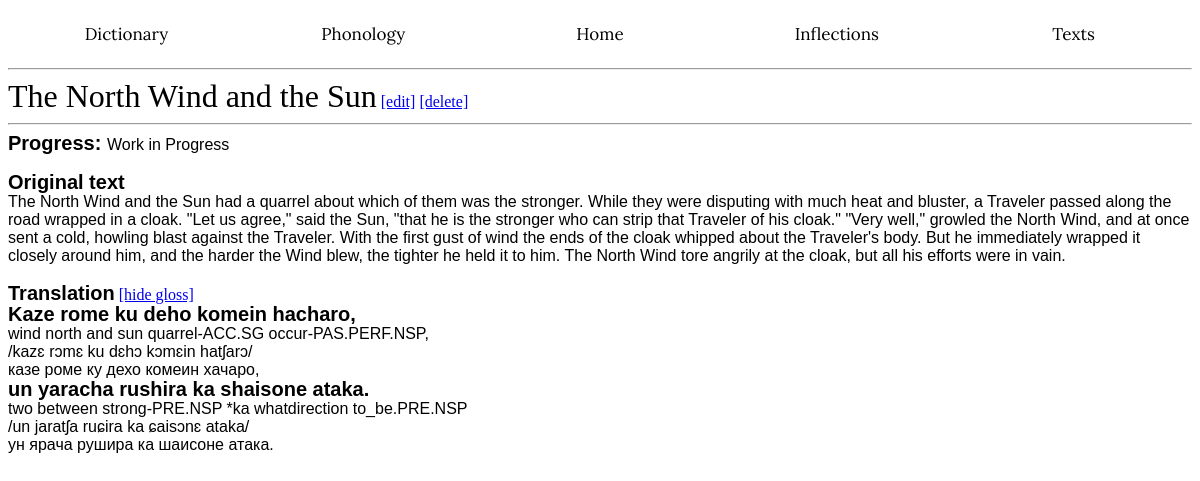
Page /texts/3/gloss on the committed database.
### app/models.py (models this page shows, shortened)
class Texts(db.Model):
    __tablename__ = 'Texts'
    id: so.Mapped[int] = so.mapped_column(primary_key=True)
    title: so.Mapped[str] = so.mapped_column(index=True)
    status: so.Mapped[str] = so.mapped_column(index=True)
    content: so.Mapped[str] = so.mapped_column()
    translation: so.Mapped[str] = so.mapped_column(nullable=True)

### app/routes.py (the view)
@app.route('/texts/<id>/gloss', methods=['GET', 'POST'])
def viewgloss(id):
    match = Texts.query.filter(Texts.id == id).first()
    status = ['Complete', 'Work in Progress', 'Incomplete']
    splits = re.split(r'(?<=[\.\!\?\,\-])\s*', match.translation)
    splits.pop()
    tsplits = []
    ipa = []
    con = []
    for sentence in splits:
        tsplits.append(cs.gloss(sentence))
        ipa.append("/" + cs.ipacreate(sentence) + "/")
        con.append(cs.concreate(sentence))
    return render_template('gloss.html', match=match, status=status, splits=splits, tsplits=tsplits, ipa=ipa, con=con)

### app/customscripts.py (called while the page is built)
def ipacreate(word):
    word = word.replace(".", "")
    word = word.replace(",", "")
    for i in range(2):
        word = word.casefold()
        phonemes = []
        exists = Phonology.query.filter(Phonology.exists == True).all()
        for phoneme in exists:
            phonemes.append(phoneme)
        phonemes = ipalengthsort(phonemes)
        for phoneme in phonemes:
            word = word.replace(phoneme.romanized, phoneme.ipa)
        for index in range(0, len(word) - 1):
            if word[index] == word[index + 1]:
                word = word[:index + 1] + "ː" + word[index + 2:]
    return word

def concreate(word):
    reptxt = open("app/static/replacements.txt", "r", encoding="utf-8")
    rep = reptxt.read()
    reptxt.close()
    customreps = rep.split("\n")
    customreps[:] = [x for x in customreps if x.strip()]
    for rep in customreps:
        subs = rep.split(",")
        word = word.replace(subs[0],subs[1])
    for i in range(2):
        word = word.casefold()
        phonemes = []
        exists = Phonology.query.filter(Phonology.exists == True).all()
        for phoneme in exists:
            phonemes.append(phoneme)
        phonemes = conlengthsort(phonemes)
        for phoneme in phonemes:
            word = word.replace(phoneme.romanized, phoneme.conscript)
        for index in range(0, len(word) - 1):
            if word[index] == word[index + 1]:
                word = word[:index + 1] + "ː" + word[index + 2:]
    return word

def ipalengthsort(array):
    size = len(array)
    for ind in range(size):
        min_index = ind
        for i in range(ind + 1, size):
            if len(array[i].romanized) > len(array[min_index].romanized):
                min_index = i
        (array[ind], array[min_index]) = (array[min_index], array[ind])
    print(array)
    return array

def conlengthsort(array):
    size = len(array)
    for ind in range(size):
        min_index = ind
        for i in range(ind + 1, size):
            if len(array[i].romanized) > len(array[min_index].romanized):
                min_index = i
        (array[ind], array[min_index]) = (array[min_index], array[ind])
    print(array)
    return array

### app/models.py (called while the page is built)
    def __repr__(self):
        return 'Phoneme {}'.format(self.ipa)

### app/templates/gloss.html (shortened to what this page needs)
<!DOCTYPE html>
<html lang="en">
<head>
</head>
<body>
{% extends "base.html" %}
{% block content %}
    <wordh1>{{ match.title }}</wordh1>
        <a href="{{ url_for('modifytext', id=match.id) }}">[edit]</a>
        <a href="{{ url_for('deletetext', id=match.id) }}">[delete]</a><hr>
    <wordh2>Progress: </wordh2><wordp>{{ match.status }}</wordp><br><br>
        <wordh2>Original text</wordh2><br><wordp>{{ match.content }}</wordp><br><br>
        <wordh2>Translation</wordh2> <a href="{{ url_for('readtext', id=match.id) }}">[hide gloss]</a><br>
        {% for portion in splits %}
            <wordh2>{{ portion }}</wordh2><br>
            <wordp>{{ tsplits[splits.index(portion)] }}</wordp><br>
            <wordp>{{ ipa[splits.index(portion)] }}</wordp><br>
            <wordp>{{ con[splits.index(portion)] }}</wordp><br>
        {% endfor %}
{% endblock %}

### app/static/style.css (style rules this page uses)
wordh1 { font-family: "Georgia", serif; color: black; font-size: 32px; }
wordh2 { font-family: "Arial", sans-serif; color: black; font-weight: bold; line-height: 20px; font-size: 20px; }
wordp { font-family: "Arial", sans-serif; color: black; font-size: 16px; }

### rows in the picture
Texts: title "The North Wind and the Sun", status "Work in Progress", content "The North Wind and the Sun had a quarrel about which of them was the stronger. While they were disputing with much heat and bluster, a Traveler passed along the road wrapped in a cloak. \"Let us agree,\" said the Sun, \"that he is the stronger who can strip that Traveler of his cloak.\" \"Very well,\" growled the North Wind, and at once sent a cold, howling blast against the Traveler. With the first gust of wind the ends of the cloak whipped about the Traveler's body. But he immediately wrapped it closely around him, and the harder the Wind blew, the tighter he held it to him. The North Wind tore angrily at the cloak, but all his efforts were in vain."

### other values in the picture
{{ portion }} "Kaze rome ku deho komein hacharo," "un yaracha rushira ka shaisone ataka."
{{ tsplits[splits.index(portion)] }} "wind north and sun quarrel-ACC.SG occur-PAS.PERF.NSP," "two between strong-PRE.NSP *ka whatdirection to_be.PRE.NSP"
{{ ipa[splits.index(portion)] }} "/kazɛ rɔmɛ ku dɛhɔ kɔmɛin hatʃarɔ/" "/un jaratʃa ruɕira ka ɕaisɔnɛ ataka/"
{{ con[splits.index(portion)] }} "казе роме ку дехо комеин хачаро," "ун ярача рушира ка шаисоне атака."
